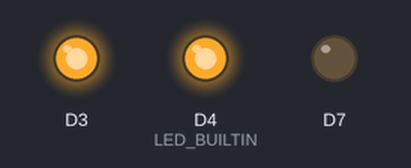
Bench run of a sketch on a simulated ESP8266 (NodeMCU). Parts: output pins drawn as LEDs (lit = HIGH, except the on-board LED, lit = LOW).

Above: at 1.5 s.
At 5.5 s:
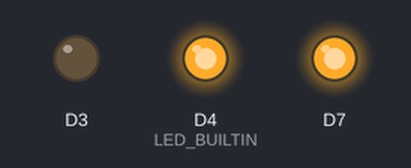
At 9.0 s:
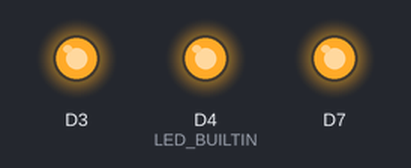
At 18.0 s:
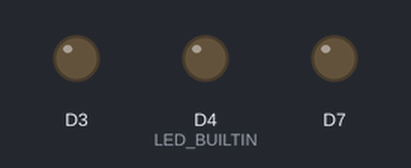
Timing chart, 0 to 33.8 s (numbered marks = the images above):
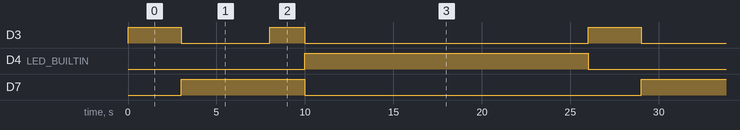

Measured:
- by itself, D3: repeats every 26.0 s: LOW 5.0 s, HIGH 2.0 s, LOW 16.0 s, HIGH 3.0 s
- by itself, D4 (LED_BUILTIN): alternates HIGH for 16.0 s and LOW for 10.0 s
- by itself, D7: alternates HIGH for 7.0 s and LOW for 19.0 s

The sketch:

Traffic_light_2.ino
```cpp
void setup() {
  // put your setup code here, to run once:
pinMode(D4,OUTPUT);
pinMode(LED_BUILTIN , OUTPUT );
pinMode(D3,OUTPUT);
pinMode(D7,OUTPUT);

}

void loop() {
 trafficLights();
    delay(10000);
}

void trafficLights(){

    digitalWrite(D4, LOW);
    digitalWrite(D3, HIGH);
    delay(3000);

    digitalWrite(D3, LOW);
    digitalWrite(D7, HIGH);
    delay(5000);


    digitalWrite(D3, HIGH);
    delay(2000);

    // green is on for 6 seconds
    digitalWrite(D3, LOW);
    digitalWrite(D7, LOW);
    digitalWrite(D4, HIGH);
    delay(6000);
}
```
